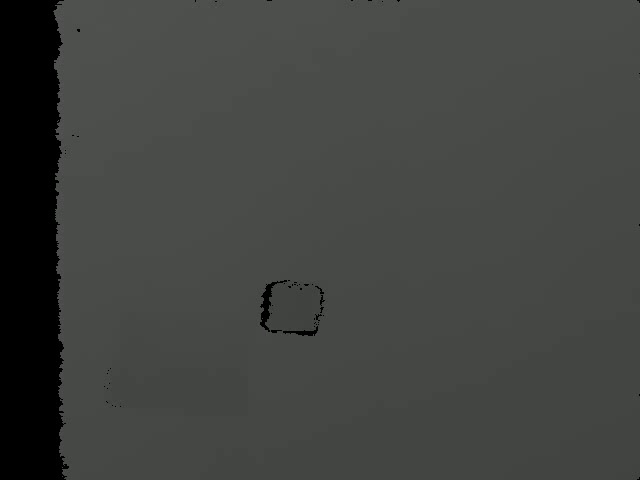
#> input picture data/temp/result_0sec.jpg, 640 x 480 px
$ python depth8.py
#> lines starting #> are read from the running program, lines starting #| are printed output that depends on the picture; after the words box and inside, x2 and y2 are one past the last pixel; in counts of white or black regions, pixels touching at a corner belong together
#物体を検出し囲む

#!/usr/local/bin/python
#! -*- coding: utf-8 -*-

import cv2
import numpy as np

# 指定した画像(path)の物体を検出し、外接矩形の画像を出力
def detect_contour(path):

  # 画像を読込
#> called with path = './data/temp/0sec_detection.jpg'
  src = cv2.imread("./data/temp/result_0sec.jpg", cv2.IMREAD_COLOR)
#> src is the input picture: shape (480, 640, 3); mean B, G, R 63.9, 66.6, 64.8

  # グレースケール画像へ変換
  gray = cv2.cvtColor(src, cv2.COLOR_BGR2GRAY)

  # 2値化
  retval, bw = cv2.threshold(gray, 50, 255, cv2.THRESH_BINARY | cv2.THRESH_OTSU)
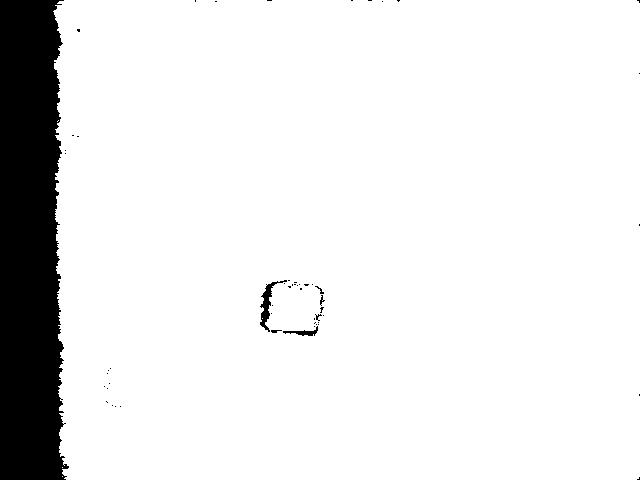
#> bw: shape (480, 640); 90.6% white; 55 black regions (49 under 20 px)
#> retval = 10

  # 輪郭を抽出
  #   contours : [領域][Point No][0][x=0, y=1]
  #   cv2.CHAIN_APPROX_NONE: 中間点も保持する
  #   cv2.CHAIN_APPROX_SIMPLE: 中間点は保持しない
  contours, hierarchy = cv2.findContours(bw, cv2.RETR_LIST, cv2.CHAIN_APPROX_NONE)
#> contours = 57 contours, 50 with area under 20; largest, box (x1, y1, x2, y2) and area: (53, 0, 640, 480) 277747, (259, 279, 288, 333) 408, (282, 325, 319, 337) 166, (319, 294, 326, 306) 34, (270, 329, 283, 334) 34, (314, 285, 325, 295) 34, (315, 313, 323, 321) 26

  # 矩形検出された数（デフォルトで0を指定）
  detect_count = 0

  # 各輪郭に対する処理
  for i in range(0, len(contours)):

    # 輪郭の領域を計算
    area = cv2.contourArea(contours[i])

    # ノイズ（小さすぎる領域）と全体の輪郭（大きすぎる領域）を除外
    if area < 1e2 or 1e5 < area:
      continue

    # 外接矩形
    if len(contours[i]) > 0:
      rect = contours[i]
      x, y, w, h = cv2.boundingRect(rect)
      cv2.rectangle(src, (x, y), (x + w, y + h), (0, 255, 0), 2)

      # 外接矩形毎に画像を保存
      cv2.imwrite('./data/temp/detect/' + str(detect_count) + '.jpg', src[y:y + h, x:x + w])

      detect_count = detect_count + 1
#> this loop made 57 passes
#> (area, x, y, w, h, detect_count) on passes 17, 48: (166.5, 282, 325, 37, 12, 1), (408, 259, 279, 29, 54, 2)
#> area on passes 16, 28, 34, 36, 57: 34, 25.5, 34.5, 33.5, 277747
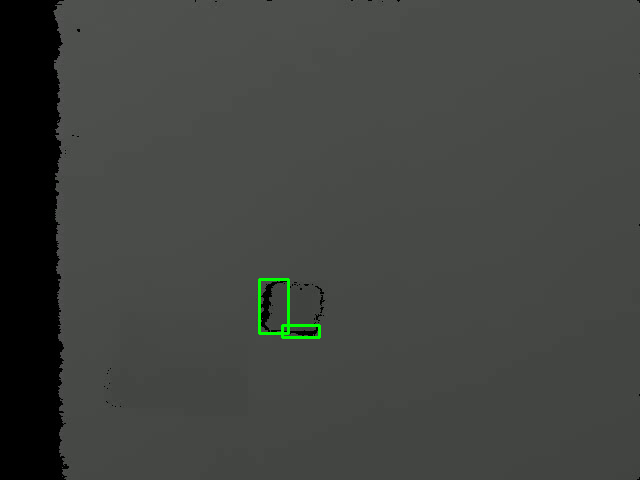
#> src: shape (480, 640, 3); 0.25% of pixels changed, all inside (x1, y1, x2, y2) = (258, 278, 321, 339)
#> after the loop, detect_count = 2

  if detect_count > 0:
    print('True')
  else:
    print('false')

  # 外接矩形された画像を表示
  cv2.imshow('output', src)
  cv2.waitKey(0)

  # 終了処理
  cv2.destroyAllWindows()

if __name__ == '__main__':
  detect_contour('./data/temp/0sec_detection.jpg')
